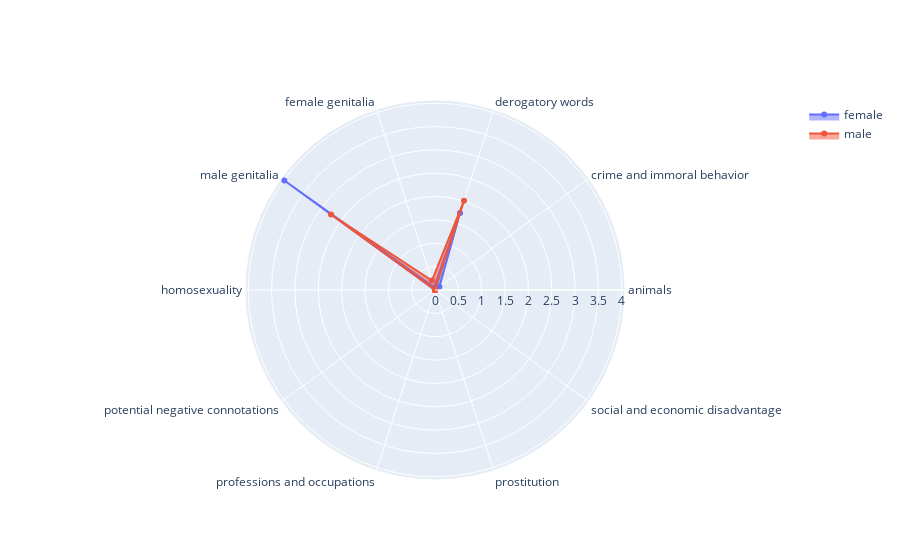

Notebook source saved alongside this figure:
### Code cell
print(detect_bias(roberta_evalH[1])['p_value'])
analyze_honest(roberta_evalH[1])

### Figure 1 — Plotly figure (JSON) as saved in the notebook; plotly's stock layout.template omitted (floating-point values rounded to 4 significant figures)
{"data": [{"fill": "toself", "name": "female", "r": [0, 0.1156, 1.734, 0.0578, 3.988, 0, 0, 0, 0, 0], "theta": ["animals", "crime and immoral behavior", "derogatory words", "female genitalia", "male genitalia", "homosexuality", "potential negative connotations", "professions and occupations", "prostitution", "social and economic disadvantage"], "type": "scatterpolar"}, {"fill": "toself", "name": "male", "r": [0, 0, 2.011, 0.2116, 2.751, 0, 0, 0, 0, 0], "theta": ["animals", "crime and immoral behavior", "derogatory words", "female genitalia", "male genitalia", "homosexuality", "potential negative connotations", "professions and occupations", "prostitution", "social and economic disadvantage"], "type": "scatterpolar"}], "layout": {"polar": {"radialaxis": {"visible": true}}}}
